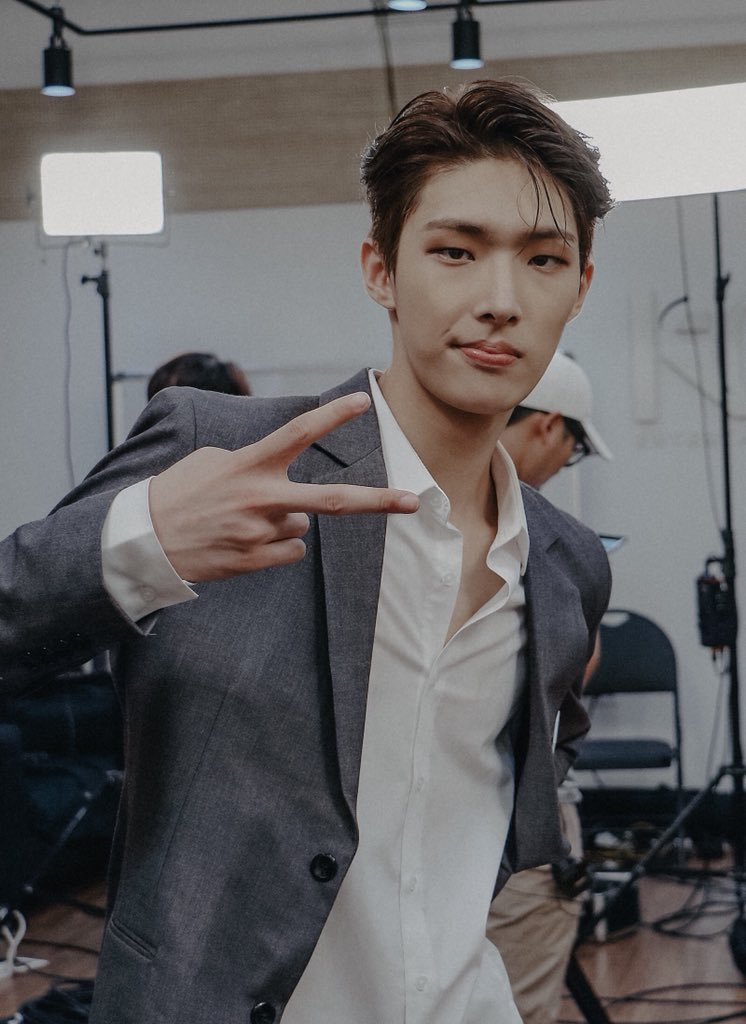
#> input picture NewAssignment/original.jpg, 746 x 1024 px
$ python Practice_Image.py
#> lines starting #> are read from the running program, lines starting #| are printed output that depends on the picture
from PIL import Image
import glob, os

im1 = Image.open("original.jpg")
#> im1 is the input picture: PIL image 746x1024 RGB; mean R, G, B 101.1, 98.7, 99.6
im2 = Image.open("original copy.jpg")
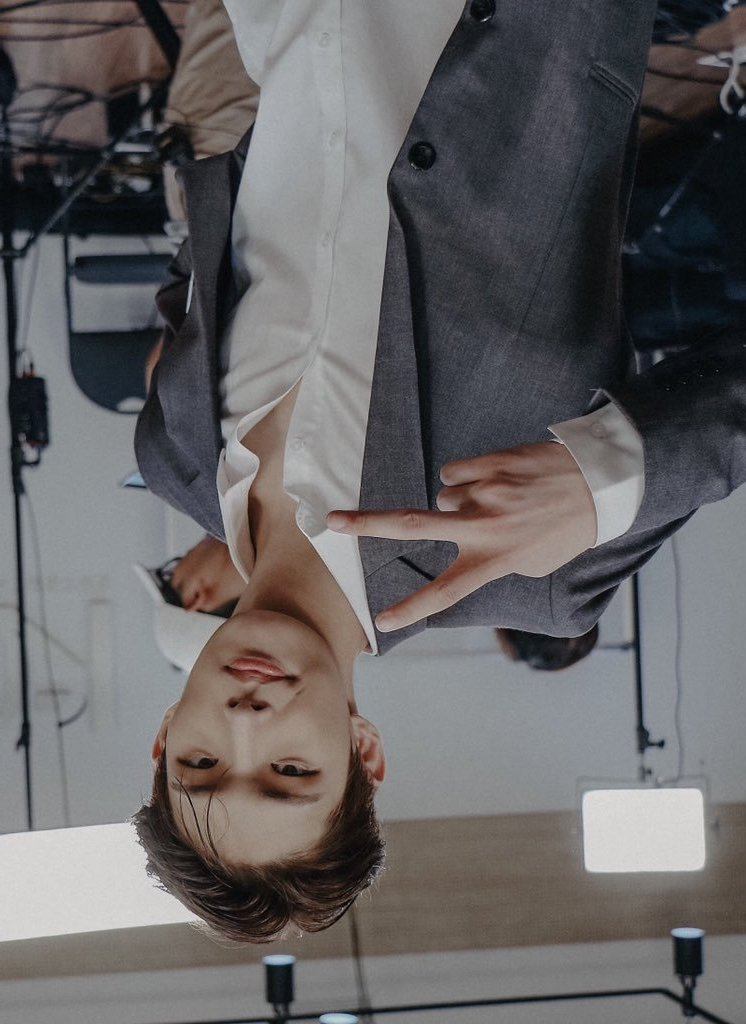
#> input picture NewAssignment/original copy.jpg, 746 x 1024 px
#> im2 is the input picture: PIL image 746x1024 RGB; mean R, G, B 101.2, 98.7, 99.7

im3 = Image.blend(im1, im2, 0.5)
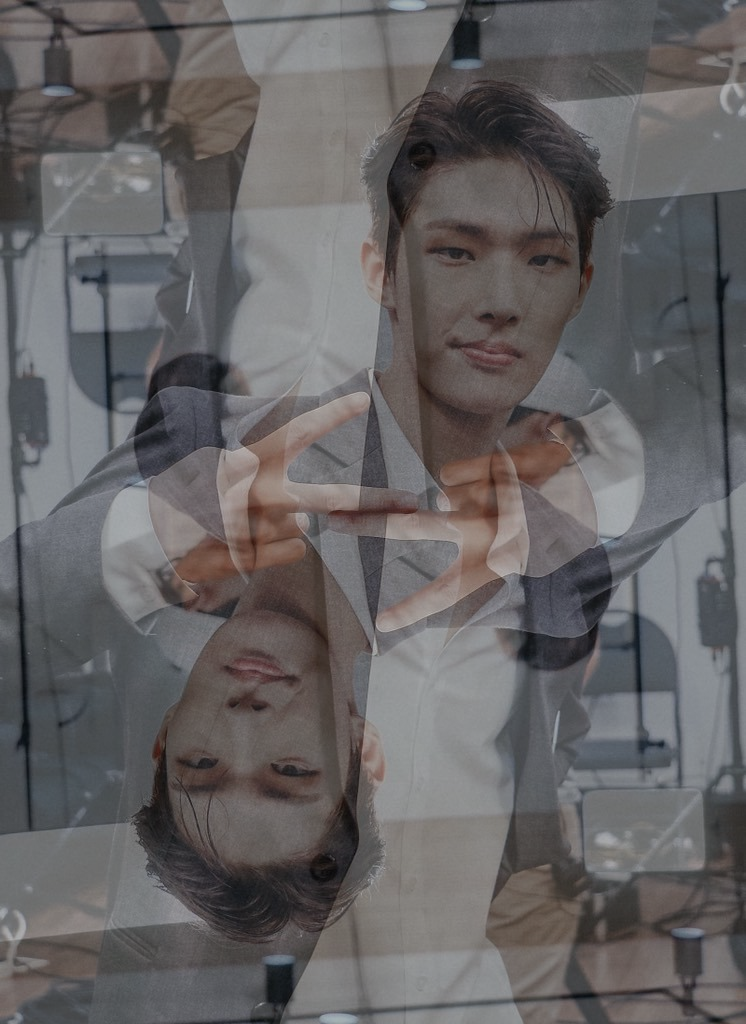
#> im3: PIL image 746x1024 RGB; mean R, G, B 100.9, 98.5, 99.4
im3.show()
